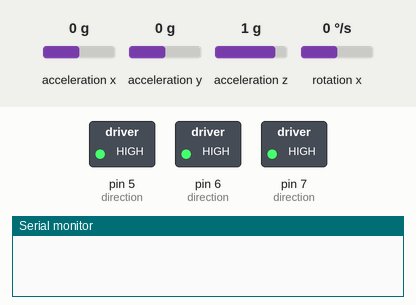
Simulated run of this sketch. Board: Arduino Uno, built with avr-gcc and run on an emulated ATmega328P. Parts: switched loads named in the sketch (green lamp = pin HIGH), the last lines printed to the serial monitor. Wiring (inferred from the names in the program): MPU-6050 motion sensor at I2C address 0x68. Inputs (shaded band) come from the test bench; at power-on: rotation x 0 °/s, acceleration x 0 g, acceleration y 0 g, acceleration z 1 g.

Above: at 4.2 s.
4.3 s: rotation x set to -2 °/s
At 6.8 s:
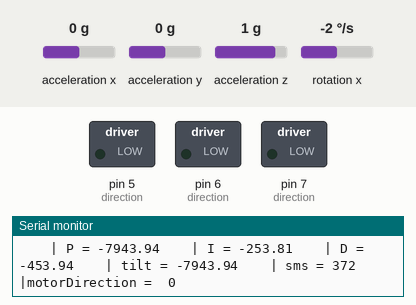
7.3 s: rotation x set to 0 °/s
At 9.5 s:
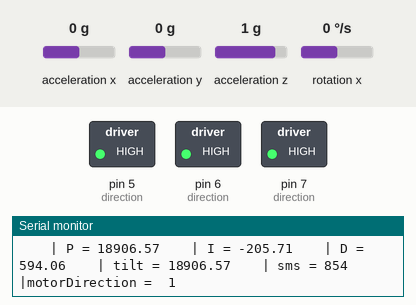
Timing chart, 0 to 11.0 s (numbered marks = the images above; inputs shaded):
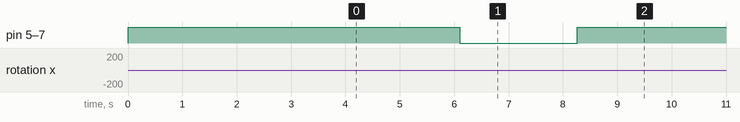

Measured:
- the behaviour switches between 0 and -1 °/s on rotation x (found by bisection; images 0 and 1)
- after the input at 4.3 s, pin 5 (direction), pin 6 (direction), pin 7 (direction): HIGH → LOW after 1.8 s
- after the input at 7.3 s, pin 5 (direction), pin 6 (direction), pin 7 (direction): LOW → HIGH after 0.97 s

The sketch:

one_wheeled_motorcycle_180512.ino
```cpp
  //LIBRARIES
#include<Wire.h>

//VARIABLES AND CONSTANTS
const int MPU_addr = 0x68;  // I2C address of the MPU-6050
const int MPC4725 = 0x62;
int16_t AcX, AcY, AcZ, Tmp, GyX, GyY, GyZ;
float motorSpeed;
unsigned int scaledMotorSpeed;
byte buffer[3];

unsigned long lastLoopUsefulTime;
unsigned long loopStartTime;
unsigned long STD_LOOP_TIME = 10;
unsigned long lastLoopTime;
float tilt = 0;
float loopCount = 0;
float gyroCal = 0;
float gyroOffset;
long unsigned int loopTime = 0;
float accelCal = 0;
float accelOffset;
float shutOff = 0;
float calAcY = 0;
float calGyX = 0;
bool motorButtonState = 1;
bool resetButtonState = 0;
float setpoint;
float error;
float kP = 1;
float kI = 0.0009;
float kD = 4;
float P;
float I;
float D;
float IntThresh = 50000;
float ScaleFactor = .045333;
float Integral = 0;
float LastTilt = 0;
bool motorDirection = 0;
float deadZone = 20;

void setup() {
  //SART COMMUNICATION, DEFINE INPUTS AND OUTPUTS
  Wire.begin();
  Wire.beginTransmission(MPU_addr);
  Wire.write(0x6B);  // PWR_MGMT_1 register
  Wire.write(0);     // set to zero (wakes up the MPU-6050)
  Wire.endTransmission(true);
  pinMode (13, INPUT); //switch
  pinMode (5, OUTPUT); //direction
  pinMode (6, OUTPUT); //direction
  pinMode (7, OUTPUT); //direction
  digitalWrite (5, HIGH);
  digitalWrite (6, HIGH);
  digitalWrite (7, HIGH);
  delay (3000);

  Serial.begin(115200);
}
void loop() {
  ///////////////////////////////////////////////////////////////
  //READ SENSOR VALUES
  Wire.beginTransmission(MPU_addr);
  Wire.write(0x3D);  // starting with register 0x3B (ACCEL_XOUT_H)
  Wire.endTransmission(false);
  Wire.requestFrom(MPU_addr, 8, true); // request a total of 14 registers
  AcY = Wire.read() << 8 | Wire.read(); // 0x3D (ACCEL_YOUT_H) & 0x3E (ACCEL_YOUT_L)
  AcZ = Wire.read() << 8 | Wire.read(); // 0x3F (ACCEL_ZOUT_H) & 0x40 (ACCEL_ZOUT_L)
  Tmp = Wire.read() << 8 | Wire.read(); // 0x41 (TEMP_OUT_H) & 0x42 (TEMP_OUT_L)
  GyX = Wire.read() << 8 | Wire.read(); // 0x43 (GYRO_XOUT_H) & 0x44 (GYRO_XOUT_L)
  /////////////////////////////////////////////////////////////////////////////////////
  //DETERMINE SENSOR READING WHEN LEVEL, CALCULATION PERFORMED ONCE
  loopTime = millis();
  if (loopTime < 6000) {
    gyroCal = gyroCal + GyX;
    accelCal = accelCal + AcY;
    loopCount = loopCount + 1;
  }

  else if (loopTime < 6100 && loopTime > 6000) {
    gyroOffset = gyroCal / loopCount;
    accelOffset = accelCal / loopCount;
  }
  else if (loopTime > 6100) {

    /////////////////////////////////////////////////////////////////////////////////////
    //ADJUST ACCELEROMETER AND GYROSCOPE BASED ON OFFSETS
    calGyX = GyX - gyroOffset;
    calAcY = AcY - accelOffset;
    tilt = tilt + calGyX;

    //////////////////////////////////////////////////////////////////////////////////
    //CALCULATE MOTOR SPEED USING A PID CONTROLLER
    setpoint = 0;
    if (abs(tilt) < IntThresh) { // prevent integral 'windup'
      Integral = Integral + tilt; // accumulate the error integral
    }
    else {
      Integral = Integral; // zero it if out of bounds
    }

    P = tilt * kP;
    I = Integral * kI;
    D = (tilt - LastTilt) * kD;
    motorSpeed = P + I + D; // Total motorSpeed = P + I + D
    scaledMotorSpeed = abs(motorSpeed) * ScaleFactor;
    LastTilt = tilt;

    ////////////////////////////////////////////////////////////////////////////////////
    //DETERMINE MOTOR SPEED CAP AND WHETHER OR NOT IT IS ON
    if (motorSpeed < 0) {
      motorDirection = 0;
    }
    else {
      motorDirection = 1;
    }

    if (motorDirection == 0) {
      digitalWrite(5, LOW);
      digitalWrite(6, LOW);
      digitalWrite(7, LOW);
    }
    else {
      digitalWrite(5, HIGH);
      digitalWrite(6, HIGH);
      digitalWrite(7, HIGH);
    }
    if (scaledMotorSpeed > 4100) {
      scaledMotorSpeed = 4100;
    }
    motorSpeed = motorSpeed * ScaleFactor;
   // Serial.print(scaledMotorSpeed);

    if (motorSpeed <= deadZone && motorSpeed >= (deadZone * -1)) {
      scaledMotorSpeed = 0;
     // Serial.print(" \t | ON = ");
      //Serial.println(scaledMotorSpeed);
    }
    else {
      scaledMotorSpeed = scaledMotorSpeed - deadZone;
   //   Serial.print(" \t | OFF = ");
      //Serial.println(scaledMotorSpeed);
    }

    //////////////////////////////////////////////////////////////////////////////////////
    //Communicate with the DAC
    buffer[0] = 0b01000000;
    buffer[1] = scaledMotorSpeed >> 4;
    buffer[2] = scaledMotorSpeed << 4;

    Wire.beginTransmission(MPC4725);
    Wire.write(buffer[0]);
    Wire.write(buffer[1]);
    Wire.write(buffer[2]);
    Wire.endTransmission();

    //////////////////////////////////////////////////////////////////////////////////////
    //DEBUGGING
    //Serial.print (" \t |calAcY=  "); Serial.print(calAcY);
    //Serial.print (" \t |calGyX=  "); Serial.print(calGyX);
    Serial.print (" \t |motorDirection =  "); Serial.println(motorDirection);
    //Serial.print (" \t |accelOffset = "); Serial.print(accelOffset);
    //Serial.print (" \t |gyroOffset = "); Serial.print(gyroOffset);
    //Serial.print (" \t |loopCount = ");Serial.print(loopCount);
    Serial.print(" \t | P = "); Serial.print(P);
    Serial.print(" \t | I = "); Serial.print(I);
    Serial.print(" \t | D = "); Serial.print(D);
    //Serial.print(" \t | lastLoopUsefulTime = "); Serial.print(lastLoopUsefulTime);
    //Serial.print(" \t | gyroOffset = "); Serial.print(gyroOffset);
    Serial.print(" \t | tilt = "); Serial.print(tilt);
    //Serial.print(" \t |buttonState = "); Serial.print(buttonState);
    //Serial.print(" \t | AcY = "); Serial.print(AcY);
    //Serial.print(" \t | GyX = "); Serial.print(GyX);
    //Serial.print(" \t | motorSpeed = "); Serial.print(motorSpeed);
   Serial.print(" \t | sms = "); Serial.print(scaledMotorSpeed);
    //Serial.print(" \t | time = "); Serial.print(millis());
    //////////////////////////////////////////////////////////////////////////////////////
    //CALCULATE LOOP TIME, DELAY SO ALL LOOPS TAKE THE SAME AMOUNT OF TIME
    lastLoopUsefulTime = millis() - loopStartTime;
    if (lastLoopUsefulTime < STD_LOOP_TIME) {
      delay(STD_LOOP_TIME - lastLoopUsefulTime);
    }

    lastLoopTime = millis() - loopStartTime;
    loopStartTime = millis();
  }
}
```
